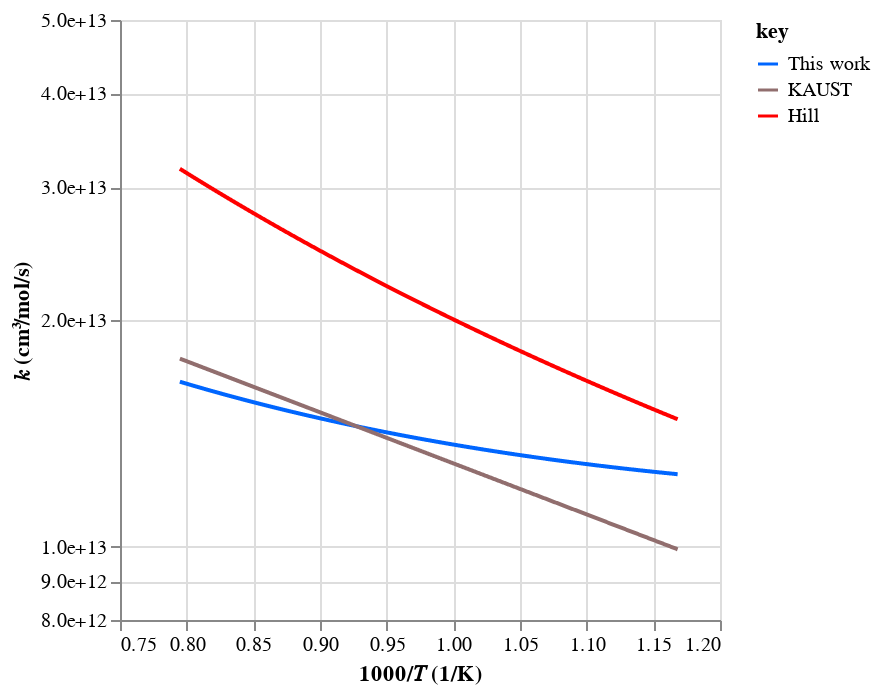
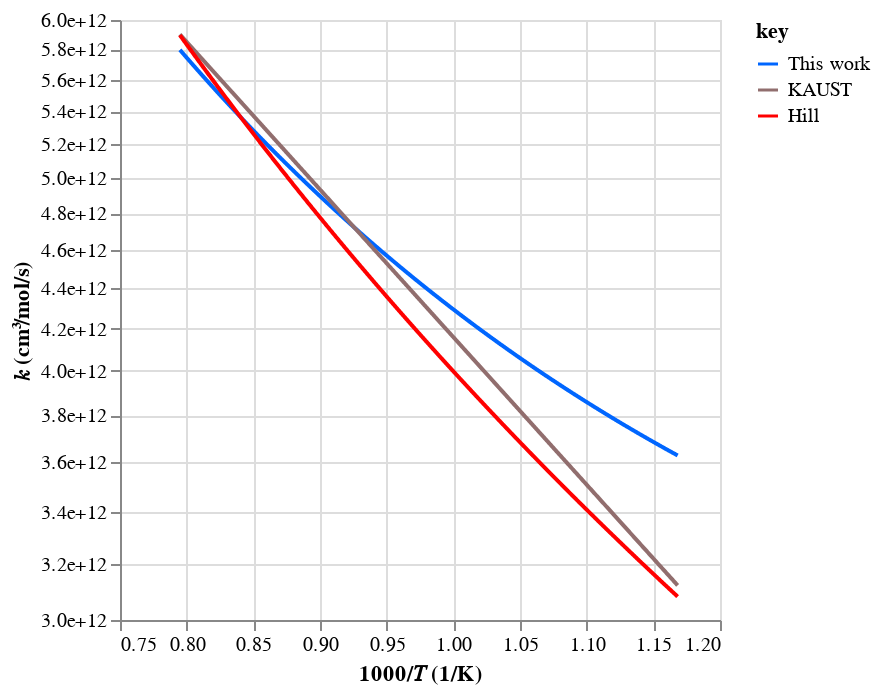
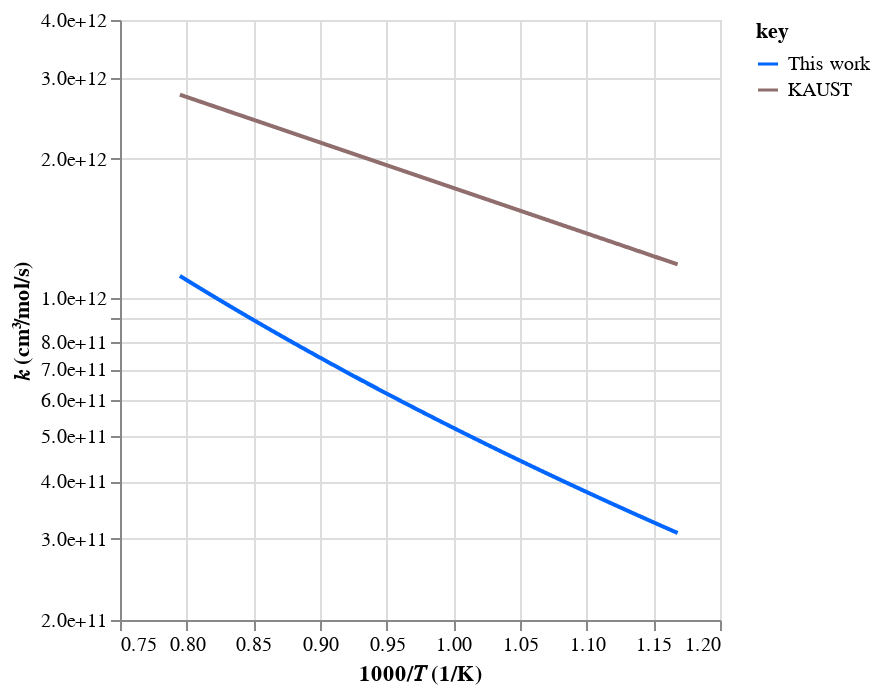

The code cell stored with these charts, in order, in its notebook:
### Code cell
T_range = (856, 1258)
T = numpy.linspace(*T_range, 1000)
ks_lst = []
cal_rate_dct = {}

for key in (Key.allyl, Key.alkyl, Key.vinyl):
    print(key)

    domain = domain_dct.get(key)

    cal_rxns = automech.reaction_rate_objects(cal_mech, eq_dct.get(key))
    par_rxns = automech.reaction_rate_objects(par_mech, eq_dct.get(key))
    exp_rate = ac.rate.data.ArrheniusRateFit.model_validate(exp_data_dct.get(key))

    assert len(cal_rxns) == 1, cal_rxns
    (cal_rxn,) = cal_rxns
    cal_rate = cal_rxn.rate
    order = cal_rate.order

    cal_rate_dct[key] = cal_rate
    rates = [cal_rate, exp_rate]
    labels = ["This work", "KAUST"]
    colors = [plot.Color.blue, plot.Color.brown]

    if par_rxns:
        assert len(par_rxns) == 1, par_rxns
        (par_rxn,) = par_rxns
        par_rate = par_rxn.rate
        rates.append(par_rate)
        labels.append("Hill")
        colors.append(plot.Color.red)

    ks = [r(T, P=1) for r in rates]
    ks_lst.append(ks)
    chart = plot.arrhenius(
        ks=ks, T=T, order=order, labels=labels, colors=colors, domain=domain
    )

    display(chart)

    chart.save(f"{key}.png", ppi=300)

### Figure 1 — Vega-Lite specification as saved in the notebook (floating-point values rounded to 4 significant figures; data arrays with more than 128 entries replaced by an {"elided": "..."} marker saying what was removed)
{"config": {"view": {"continuousWidth": 300, "continuousHeight": 300}}, "data": {"name": "data-ec2da137de2d5f4f69ec02d73b3e8078"}, "mark": {"type": "line"}, "encoding": {"color": {"field": "key", "scale": {"domain": ["This work", "KAUST", "Hill"], "range": ["#0066ff", "#916e6e", "#ff0000"]}, "type": "nominal"}, "x": {"field": "x", "scale": {"zero": false}, "title": "1000/𝑇 (1/K)", "type": "quantitative"}, "y": {"axis": {"format": ".1e"}, "field": "value", "scale": {"type": "log", "domain": [8000000000000.0, 50000000000000.0]}, "title": "𝑘 (cm³/mol/s)", "type": "quantitative"}}, "transform": [{"fold": ["This work", "KAUST", "Hill"]}], "$schema": "https://vega.github.io/schema/vega-lite/v5.20.1.json", "datasets": {"data-ec2da137de2d5f4f69ec02d73b3e8078": {"elided": "1000 records"}}}

### Figure 2 — Vega-Lite specification as saved in the notebook (floating-point values rounded to 4 significant figures; data arrays with more than 128 entries replaced by an {"elided": "..."} marker saying what was removed)
{"config": {"view": {"continuousWidth": 300, "continuousHeight": 300}}, "data": {"name": "data-b2c7fb10a795c10dc7fe26f8771c78a6"}, "mark": {"type": "line"}, "encoding": {"color": {"field": "key", "scale": {"domain": ["This work", "KAUST", "Hill"], "range": ["#0066ff", "#916e6e", "#ff0000"]}, "type": "nominal"}, "x": {"field": "x", "scale": {"zero": false}, "title": "1000/𝑇 (1/K)", "type": "quantitative"}, "y": {"axis": {"format": ".1e"}, "field": "value", "scale": {"type": "log", "domain": [3000000000000.0, 6000000000000.0]}, "title": "𝑘 (cm³/mol/s)", "type": "quantitative"}}, "transform": [{"fold": ["This work", "KAUST", "Hill"]}], "$schema": "https://vega.github.io/schema/vega-lite/v5.20.1.json", "datasets": {"data-b2c7fb10a795c10dc7fe26f8771c78a6": {"elided": "1000 records"}}}

### Figure 3 — Vega-Lite specification as saved in the notebook (floating-point values rounded to 4 significant figures; data arrays with more than 128 entries replaced by an {"elided": "..."} marker saying what was removed)
{"config": {"view": {"continuousWidth": 300, "continuousHeight": 300}}, "data": {"name": "data-899e199f5e4e53494b11e92caab6a218"}, "mark": {"type": "line"}, "encoding": {"color": {"field": "key", "scale": {"domain": ["This work", "KAUST"], "range": ["#0066ff", "#916e6e"]}, "type": "nominal"}, "x": {"field": "x", "scale": {"zero": false}, "title": "1000/𝑇 (1/K)", "type": "quantitative"}, "y": {"axis": {"format": ".1e"}, "field": "value", "scale": {"type": "log", "domain": [200000000000.0, 4000000000000.0]}, "title": "𝑘 (cm³/mol/s)", "type": "quantitative"}}, "transform": [{"fold": ["This work", "KAUST"]}], "$schema": "https://vega.github.io/schema/vega-lite/v5.20.1.json", "datasets": {"data-899e199f5e4e53494b11e92caab6a218": {"elided": "1000 records"}}}
